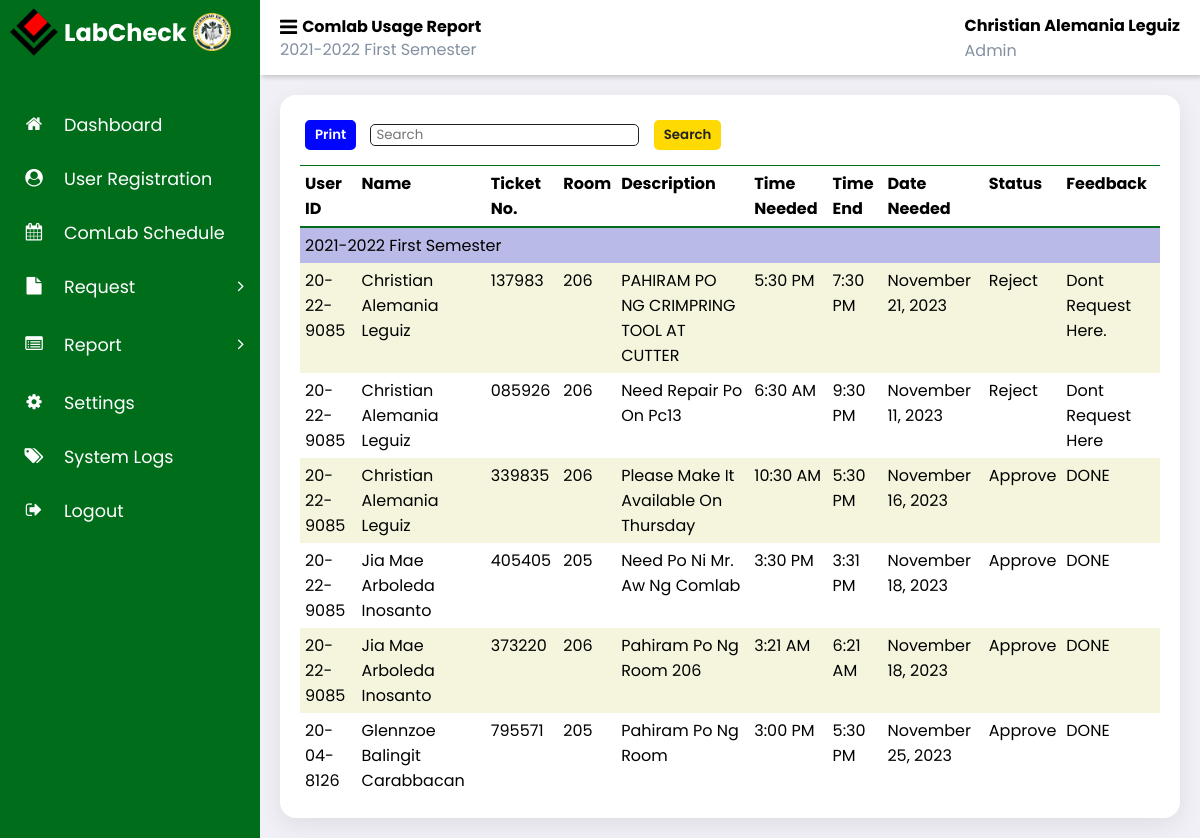
The app's page /admin_labcheck/comlab_usage_report.php (signed in) with its own data.
### tables this page shows
CREATE TABLE `request` (
  `request_id` int(11) NOT NULL,
  `ticket_no` varchar(6) NOT NULL,
  `user_id` varchar(20) NOT NULL,
  `name` varchar(50) NOT NULL,
  `description` varchar(250) NOT NULL,
  `time` time NOT NULL,
  `time_end` time DEFAULT NULL,
  `date` date NOT NULL,
  `room_id` int(11) NOT NULL,
  `request_type` enum('comlab usage','repair','equipment') NOT NULL,
  `status` enum('pending','approve','reject','resolved') NOT NULL DEFAULT 'pending',
  `feedback` varchar(250) DEFAULT NULL,
  `school_year` varchar(20) NOT NULL,
  `semester` varchar(20) NOT NULL,
  `notify` tinyint(1) NOT NULL DEFAULT 0
);

### admin_labcheck/comlab_usage_report.php (the view, shortened to what this page needs)
<?php
    include '../partial/admin_sidebar.php';
    include '../partial/header.php';
    $requestType = "comlab usage";
    $status = "approve";
    $rejectStatus = "reject";
    try {
        require_once "../connection/database.php";
        $sql='SELECT r.request_id, r.ticket_no, r.name, r.user_id, r.description, r.time, r.time_end, r.date, r.room_id, r.status, r.feedback, r.school_year, r.semester
            FROM request r
            JOIN academic_year ay
            ON r.school_year = ay.school_year AND r.semester = ay.semester
            WHERE ay.status = 1
            AND r.request_type = ?
            AND (r.status = ? OR r.status = ?)
            ORDER BY r.school_year, r.semester, r.request_id DESC';
        $stmt = $conn->prepare($sql);
        $stmt->bind_param('sss', $requestType, $status, $rejectStatus);
        $stmt->execute();
        $result = $stmt->get_result();
    } catch (Exception $e) {
        die('Database error: ' . $e->getMessage());
    }
?>
<!DOCTYPE html>
<html>
<head>
    <link rel="stylesheet" type="text/css" href="print.css">
</head>
<body>
<div class="main-content">
    <main class="comlab-usage">
    <div class="print-search">
        <button id="printButton">Print</button>
        <input type="text" id="searchInput" placeholder="Search">
        <button id="searchButton">Search</button>
    </div>
    <div class="table-container">
        <div class="table-header">
            <table id="reportTable">
                <thead>
                    <tr>
                        <th>User ID</th>
                        <th>Name</th>
                        <th>Ticket No.</th>
                        <th>Room</th>
                        <th>Description</th>
                        <th>Time Needed</th>
                        <th>Time End</th>
                        <th>Date Needed</th>
                        <th>Status</th>
                        <th>Feedback</th>
                    </tr>
                </thead>
                <tbody>
                    <?php
                    $currentSchoolYear = '';
                    $currentSemester = '';
                    while ($row = $result->fetch_assoc()): ?>
                        <?php
                            $time = strtotime($row['time']);
                            $formattedTime = date("g:i A", $time);
                            $time_end = strtotime($row['time_end']);
                            $formattedEndTime = $time_end !== false ? date("g:i A", $time_end) : ' ';
                            $date = strtotime($row['date']);
                            $formattedDate = date("F j, Y ", $date);
                            $schoolYear = $row['school_year'];
                            $semester = $row['semester'];
                        ?>
                        <?php if ($currentSchoolYear != $schoolYear || $currentSemester != $semester): ?>
                            <tr>
                                <td data-cell="School Year and Semester" colspan="10" class="group-header">
                                        <?php echo $schoolYear. ' ' .$semester; ?>
                                </td>
                            </tr>
                            <?php
                            $currentSchoolYear = $schoolYear;
                            $currentSemester = $semester;
                        endif; ?>
                        <tr>
                        <td data-cell="User Id"><?php echo htmlspecialchars($row['user_id']); ?></td>
                        <td data-cell="Name"><?php echo htmlspecialchars(ucwords($row['name'])); ?></td>
                        <td data-cell="Ticket No"><?php echo htmlspecialchars($row['ticket_no']); ?></td>
                        <td data-cell="Room No"><?php echo htmlspecialchars($row['room_id']); ?></td>
                        <td data-cell="Description"><?php echo htmlspecialchars(ucwords($row['description'])); ?></td>
                        <td data-cell="Time Needed"><?php echo $formattedTime; ?></td>
                        <td data-cell="Time End"><?php echo $formattedEndTime; ?></td>
                        <td data-cell="Date Needed"><?php echo $formattedDate; ?></td>
                        <td data-cell="Status"><?php echo htmlspecialchars(ucwords($row['status'])); ?></td>
                        <td data-cell="Feedback"><?php echo htmlspecialchars(ucwords($row['feedback'])); ?></td>
                        </tr>
                    <?php endwhile; ?>
                </tbody>
            </table>
        </div>
    </div>
</main>
</div>
</body>
</html>

### css/admin-style.css (style rules this page uses)
* { font-family: 'Poppins', sans-serif; margin: 0; padding: 0; box-sizing: border-box; }
:root { --grey: #F1F0F6; --light: #006d1b; --dark: #fff; --light-green: #eff1ed; --blue: #fff; --main-color: #006d1b; --color-dark: #1D2231; --text-grey: #8390A2; }
html { overflow-x: hidden; }
body { background: var(--grey); overflow-x: hidden; background-image: url('../images/bg.png'); background-repeat: no-repeat; background-attachment: fixed; background-size: cover; }
.user-reg-box, .comlab-usage, .request-equipment, .terminal-repair, .settings { display: flex; gap: 10px; margin-bottom: 10px; justify-content: space-between; background: #fff; padding: 20px; border-radius: 1rem; flex-direction: column; box-shadow: 0 7px 25px rgba(0, 0, 0, 0.08); margin: 20px; position: relative; }
.print-search { overflow: auto; }
#printButton { background: rgb(2, 6, 255); border:none; padding: 5px 10px; color: #ffffff; font-weight: 600; border-radius: 10px; border: solid 5px #fff; }
#searchButton { background: rgb(255, 217, 2); border:none; padding: 5px 10px; color: #222; font-weight: 600; border-radius: 10px; border: solid 5px #fff; }
#searchInput { border-radius: 5px; border: solid 1px #222; margin: 5px; padding-left: 5px; padding-right: 5px; justify-content: space-between; }
.table-container { width: 100%; overflow: auto; }
.group-header { background-color: rgb(186, 186, 232); }
th { border-top: solid 1px var(--main-color); border-bottom: solid 2px var(--main-color); }
tr:nth-of-type(2n) { background-color: #f5f5dd; }
table { width: 100%; border-collapse: collapse; overflow: auto; }
tbody { width: 100%; }
th, td { text-align: left; vertical-align: top; padding: 5px; word-wrap: break-word; }

### records on screen
request: school_year "2021-2022", semester "First Semester", user "20-22-9085", name "Christian Alemania Leguiz", ticket_no "137983", room "206", description "PAHIRAM PO NG CRIMPRING TOOL AT CUTTER", time "5:30 PM", time_end "7:30 PM", date "November 21, 2023", status "Reject", feedback "Dont Request Here."
request: user "20-22-9085", name "Christian Alemania Leguiz", ticket_no "085926", room "206", description "Need Repair Po On Pc13", time "6:30 AM", time_end "9:30 PM", date "November 11, 2023", status "Reject", feedback "Dont Request Here"
request: user "20-22-9085", name "Christian Alemania Leguiz", ticket_no "339835", room "206", description "Please Make It Available On Thursday", time "10:30 AM", time_end "5:30 PM", date "November 16, 2023", status "Approve", feedback "DONE"
request: user "20-22-9085", name "Jia Mae Arboleda Inosanto", ticket_no "405405", room "205", description "Need Po Ni Mr. Aw Ng Comlab", time "3:30 PM", time_end "3:31 PM", date "November 18, 2023", status "Approve", feedback "DONE"
request: user "20-22-9085", name "Jia Mae Arboleda Inosanto", ticket_no "373220", room "206", description "Pahiram Po Ng Room 206", time "3:21 AM", time_end "6:21 AM", date "November 18, 2023", status "Approve", feedback "DONE"
request: user "20-04-8126", name "Glennzoe Balingit Carabbacan", ticket_no "795571", room "205", description "Pahiram Po Ng Room", time "3:00 PM", time_end "5:30 PM", date "November 25, 2023", status "Approve", feedback "DONE"

### other values on screen
$page "Comlab Usage Report"
$_SESSION['school_year'] "2021-2022"
$_SESSION['semester'] "First Semester"
$_SESSION['name'] "Christian Alemania Leguiz"
